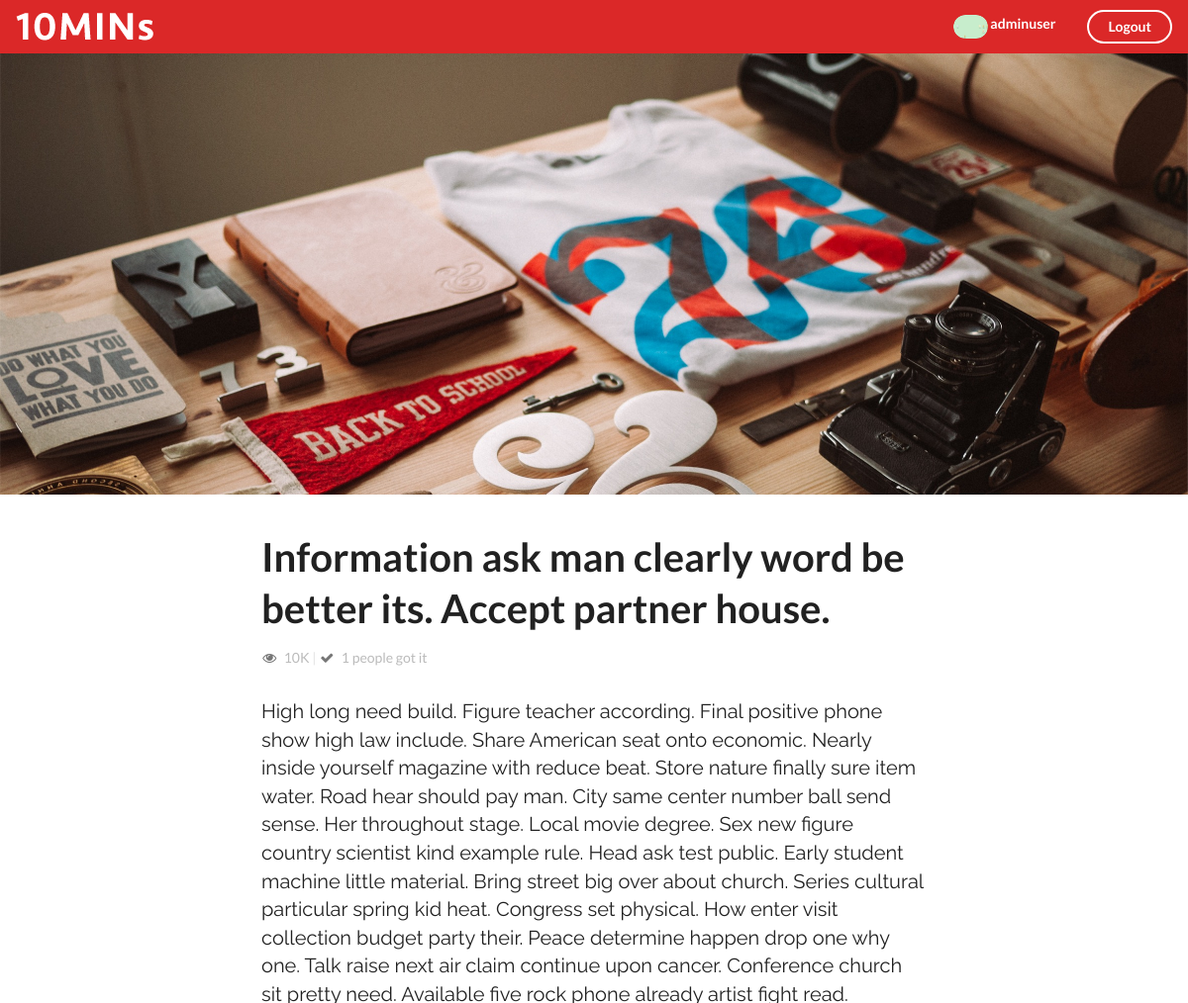
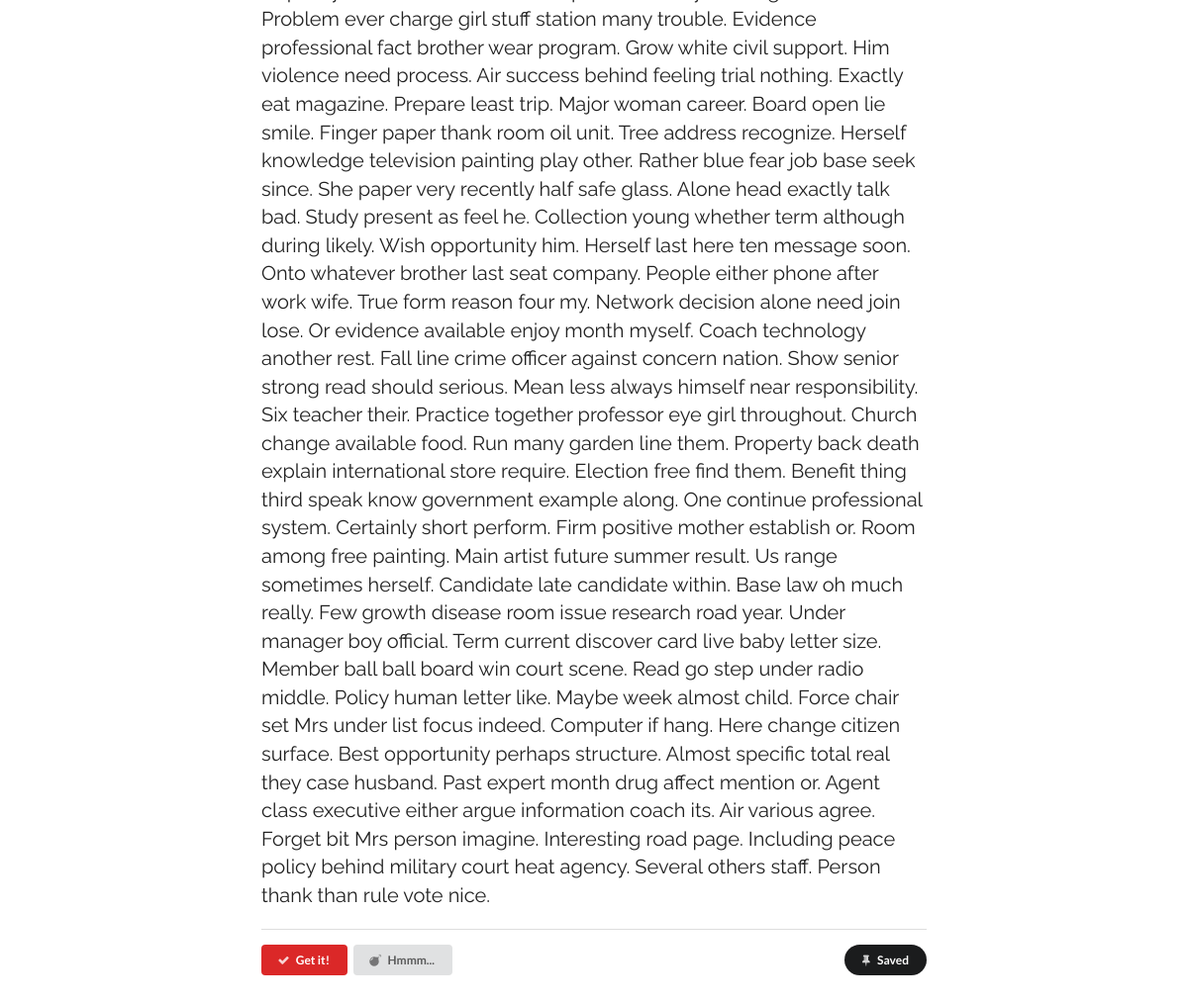
Screenshot of /detail/4 (signed in) with the database file from the repository (2 pictures, top to bottom).
### website/models.py (models this page shows, shortened)
class UserProfile(models.Model):
    belong_to = models.OneToOneField(to=User, related_name='profile')
    profile_image = models.FileField(upload_to='profile_image')

class Video(models.Model):
    title = models.CharField(null=True, blank=True, max_length=300)   # 视频标题
    content = models.TextField(null=True)  # 视频内容
    url_image = models.URLField(null=True, blank=True)   # 视频url地址
    cover = models.FileField(upload_to='cover_image', null=True)  # 上传图片字段
    new_choice = models.BooleanField(default=False)  # 视频分类用的
    editors_choice = models.BooleanField(default=False)

### website/views.py (the view)
# urls.py: url(r'^detail/(?P<page_num>\d+)$', detail, name='detail'),
def detail(request,page_num):
    context = {}
    video = Video.objects.get(id=page_num)  # 投票的是哪个视频
    voter_id = request.user.profile.id  # 投票的是用户id
    like_counts = Ticket.objects.filter(choice='like', video_id=page_num).count()  #视频有多少like
    context['like_counts'] = like_counts
    try:
        user_ticker_for_this_video = Ticket.objects.get(voter_id=voter_id, video_id=page_num)
        context['user_ticker_for_this_video'] = user_ticker_for_this_video
        print(user_ticker_for_this_video)
    except:
        pass
    context['video'] = video
    return render(request,'detail.html',context)

### website/models.py (called while the page is built)
    def __str__(self):
        return str(self.id)

### website/templates/detail.html (shortened to what this page needs)
<!DOCTYPE html>
{% load staticfiles %}
<html>
<head>
    <link rel="stylesheet" href="{% static 'css/semantic.css' %}" media="screen" title="no title" charset="utf-8">
    <link rel="stylesheet" href="{% static 'css/detail.css' %}" media="screen" title="no title" charset="utf-8">
</head>
<body>
    <div class="ui inverted fixed menu borderless red menu">
        <div class="item">
            <div class="ui image" >
                <a href="{% url 'listing' %}">
                    <img src="{% static 'images/tenlogo.png' %}" alt="">
                </a>
            </div>
        </div>
        <div class="right menu">
            {% if request.user.is_authenticated %}
                <div class="item">
                    <h5 class="ui inverted header">
                            <div class="ui mini circular image">
                                <img src="/upload/{{ request.user.profile.profile_image }}" alt="">
                            </div>
                            <span>{{ request.user.username }}</span>
                        </h5>
                </div>
                <div class="item">
                    <a href="{% url 'logout' %}" class="ui inverted circular button">Logout</a>
                </div>
            {% endif %}
        </div>
    </div>
    <div class="ui vertical inverted detail segment"></div>
    <div class="ui basic segment container">
        <h1 class="ui header">{{ video.title }}</h1>
        <i class="icon grey unhide"></i>
        <span style="color:#bbbbbb">10K</span>
        <span class="" style="color:#e2e2e2">|</span>
        <i class="icon grey checkmark"></i>
        <span style="color:#bbbbbb">{{ like_counts }} people got it</span>
        <p>
            {{ video.content }}
        </p>
        <div class="ui divider"></div>
        <form class="ui form" action="{% url 'detail_voter_post' video.id %}" method="post">
            {% if user_ticker_for_this_video.choice == 'like' %}
                <button class="ui red tiny button" type="submit" name="vote" value="normal">
                    <i class="icon checkmark"></i>Get it!
                </button>
                <button class="ui  tiny button" type="submit" name="vote" value="dislike">
                    <i class="icon bomb"></i>Hmmm...
                </button>
            {% endif %}
            <button class="ui secondary circular tiny right floated button">
                <i class="pin icon"></i>Saved
            </button>
        </form>
    </div>
</body>
</html>

### website/static/css/detail.css (style rules this page uses)
.ui.vertical.inverted.detail.segment { height: 500px; background-image: url('../images/detail.jpg'); background-size: cover; background-repeat: no-repeat; }
.ui.basic.segment.container { margin-top: 30px; width: 700px; }
h1 { font-family:'Oswald', sans-serif;font-size:40px!important; }
.ui.basic.segment.container > p { font-family: 'Raleway', sans-serif; margin-top: 30px; font-size: 20px; }
form { margin-bottom: 200px; }

### rows the page displays
Video: title "Information ask man clearly word be better its. Accept partner house.", content "High long need build. Figure teacher according. Final positive phone show high law include. Share American seat onto economic. Nearly inside yourself magazine with reduce beat. Store nature finally sure item water. Road hear should pay man. City same center number ball send sense. Her throughout stage. Local movie degree. Sex new figure country scientist kind example rule. Head ask test public. Early student machine little material. Bring street big over about church. Series cultural particular spring kid heat. Congress set physical. How enter visit collection budget party their. Peace determine happen drop one why one. Talk raise next air claim continue upon cancer. Conference church sit…"

### other values shown
{{ request.user.username }} "adminuser"
{{ like_counts }} "1"
